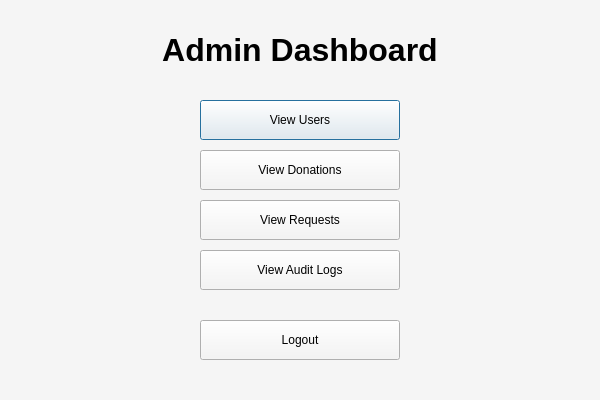
<?xml version="1.0" encoding="UTF-8"?>
<ui version="4.0">
 <class>AdminDashboardWindow</class>
 <widget class="QDialog" name="AdminDashboardWindow">
  <property name="geometry">
   <rect>
    <x>0</x>
    <y>0</y>
    <width>600</width>
    <height>400</height>
   </rect>
  </property>
  <property name="windowTitle">
   <string>Admin Dashboard</string>
  </property>
  <property name="styleSheet">
   <string notr="true">background-color: rgb(245, 245, 245);</string>
  </property>
  <widget class="QLabel" name="titleLabel">
   <property name="geometry">
    <rect>
     <x>0</x>
     <y>20</y>
     <width>600</width>
     <height>60</height>
    </rect>
   </property>
   <property name="font">
    <font>
     <pointsize>24</pointsize>
     <bold>true</bold>
    </font>
   </property>
   <property name="text">
    <string>Admin Dashboard</string>
   </property>
   <property name="alignment">
    <set>Qt::AlignCenter</set>
   </property>
  </widget>
  <widget class="QPushButton" name="viewUsersButton">
   <property name="geometry">
    <rect>
     <x>200</x>
     <y>100</y>
     <width>200</width>
     <height>40</height>
    </rect>
   </property>
   <property name="text">
    <string>View Users</string>
   </property>
  </widget>
  <widget class="QPushButton" name="viewDonationsButton">
   <property name="geometry">
    <rect>
     <x>200</x>
     <y>150</y>
     <width>200</width>
     <height>40</height>
    </rect>
   </property>
   <property name="text">
    <string>View Donations</string>
   </property>
  </widget>
  <widget class="QPushButton" name="viewRequestsButton">
   <property name="geometry">
    <rect>
     <x>200</x>
     <y>200</y>
     <width>200</width>
     <height>40</height>
    </rect>
   </property>
   <property name="text">
    <string>View Requests</string>
   </property>
  </widget>
  <widget class="QPushButton" name="viewAuditLogsButton">
   <property name="geometry">
    <rect>
     <x>200</x>
     <y>250</y>
     <width>200</width>
     <height>40</height>
    </rect>
   </property>
   <property name="text">
    <string>View Audit Logs</string>
   </property>
  </widget>
  <widget class="QPushButton" name="logoutButton">
   <property name="geometry">
    <rect>
     <x>200</x>
     <y>320</y>
     <width>200</width>
     <height>40</height>
    </rect>
   </property>
   <property name="text">
    <string>Logout</string>
   </property>
  </widget>
 </widget>
 <resources/>
 <connections/>
</ui>
